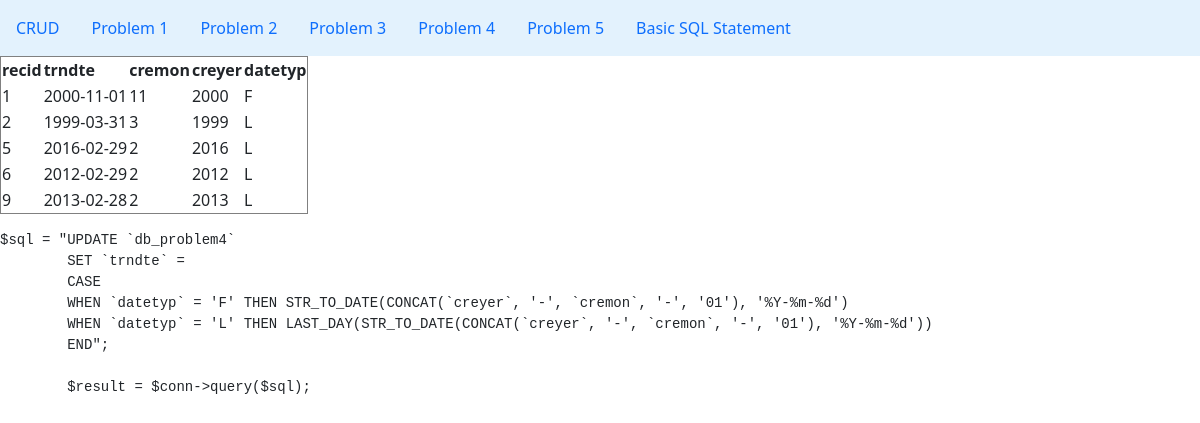
The app's page /db_problem4.php with its own data.
### tables this page shows
CREATE TABLE `db_problem4` (
  `recid` int(11) NOT NULL,
  `trndte` date DEFAULT NULL,
  `cremon` int(11) NOT NULL,
  `creyer` year(4) NOT NULL,
  `datetyp` varchar(55) NOT NULL
);

### db_problem4.php (the view, shortened to what this page needs)
<?php
include("db_connect.php");
$sql = "SELECT * FROM db_problem4";
$result = $conn->query($sql);
if ($result->num_rows > 0) {
    echo "<table border='1'>
            <tr>
                <th>recid</th>
                <th>trndte</th>
                <th>cremon</th>
                <th>creyer</th>
                <th>datetyp</th>
            </tr>";
    for ($i = 0; $i < $result->num_rows; $i++) {
        $row = $result->fetch_assoc();
        echo "<tr>
            <td>" . $row['recid'] . "</td>
            <td>" . $row['trndte'] . "</td>
            <td>" . $row['cremon'] . "</td>
            <td>" . $row['creyer'] . "</td>
            <td>" . $row['datetyp'] . "</td>
            </tr>";
    }
    echo "</table>";
} else {
    echo "0 results";
}
?>
<!DOCTYPE html>
<html lang="en">
<head>
</head>
<body>
    <p>
    <pre>$sql = "UPDATE `db_problem4`
        SET `trndte` =
        CASE
        WHEN `datetyp` = 'F' THEN STR_TO_DATE(CONCAT(`creyer`, '-', `cremon`, '-', '01'), '%Y-%m-%d')
        WHEN `datetyp` = 'L' THEN LAST_DAY(STR_TO_DATE(CONCAT(`creyer`, '-', `cremon`, '-', '01'), '%Y-%m-%d'))
        END";
        $result = $conn->query($sql);</p>
</body>
</html>

### records on screen
db_problem4: recid "1", trndte "2000-11-01", cremon "11", creyer "2000", datetyp "F"
db_problem4: recid "2", trndte "1999-03-31", cremon "3", creyer "1999", datetyp "L"
db_problem4: recid "5", trndte "2016-02-29", cremon "2", creyer "2016", datetyp "L"
db_problem4: recid "6", trndte "2012-02-29", cremon "2", creyer "2012", datetyp "L"
db_problem4: recid "9", trndte "2013-02-28", cremon "2", creyer "2013", datetyp "L"
